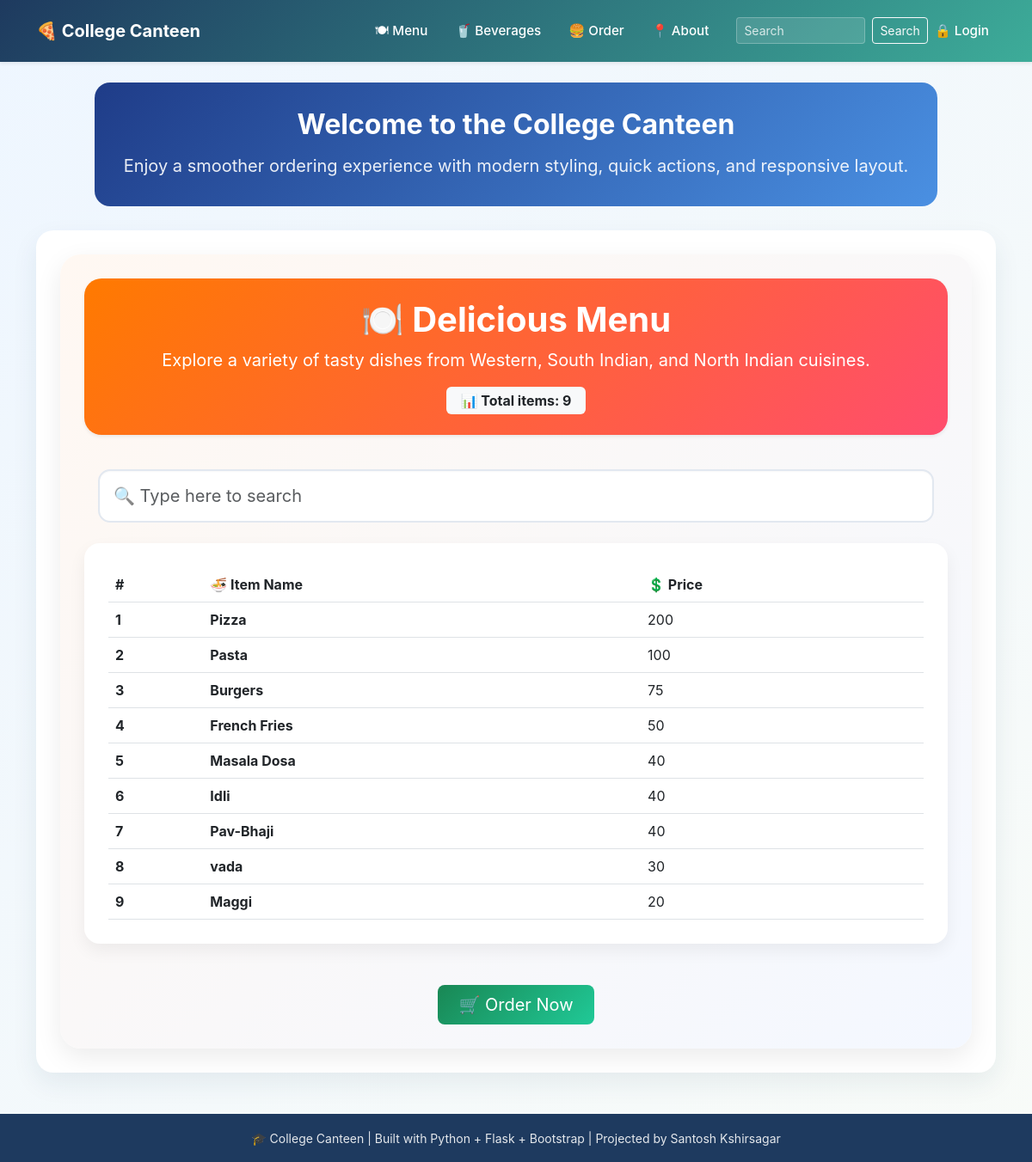
Before: /menu with the older database file.
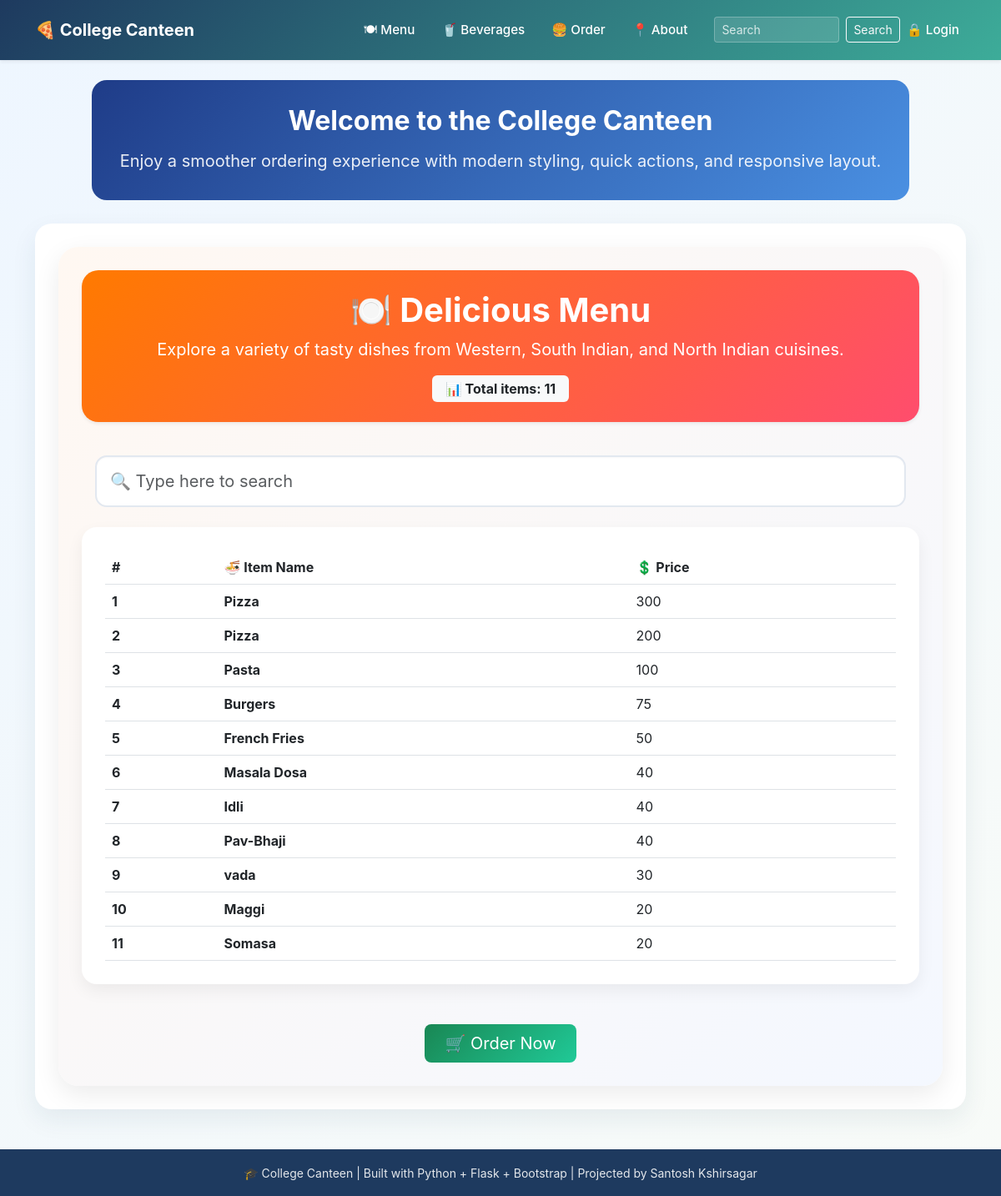
After: the same page with the newer database file.
### tables this page shows
CREATE TABLE menus
                 (id INTEGER PRIMARY KEY AUTOINCREMENT,
                 name TEXT NOT NULL,
                 price INTEGER NOT NULL);

### app.py (the view)
@app.route("/menu")
def menu():
    conn = get_db_menus()
    menus = conn.execute('SELECT * FROM menus ORDER BY price DESC').fetchall()
    conn.close()
    return render_template('menu.html', menus=menus)

### database.py (called while the page is built)
def get_db():
    conn = sqlite3.connect(DB_PATH)
    conn.row_factory = sqlite3.Row
    return conn

### templates/menu.html (shortened to what this page needs)
{% extends "base.html" %}
{% block content %}
<div class="menu-page card-hover">
  <div class="card hero-card shadow-sm mb-4">
    <div class="card-body text-center py-4">
      <h1 class="fw-bold mb-2">🍽️ Delicious Menu</h1>
      <p class="mb-0 fs-5">Explore a variety of tasty dishes from Western, South Indian, and North Indian cuisines.</p>
      <div class="mt-3">
        <span class="badge bg-light text-dark fs-6 px-3 py-2">📊 Total items: {{ menus|length }}</span>
      </div>
    </div>
  </div>
  <div class="card-hover p-3">
    <input type="text" id="searchInput" class="form-control form-control-lg search-box" placeholder="🔍 Type here to search">
  </div>
  <div class="card table-card">
    <div class="card-body card-hover">
      <table class="table table-hover mb-0 align-middle">
        <thead>
          <tr>
            <th scope="col">#</th>
            <th>🍜 Item Name</th>
            <th>💲 Price</th>
          </tr>
        </thead>
        <tbody id="tablebody">
          {% for item in menus %}
            <tr data-name="{{ item.name|lower }}">
              <th scope="row">{{ loop.index }}</th>
              <td class="fw-bold">{{ item.name }}</td>
              <td>{{ item.price }}</td>
            </tr>
          {% endfor %}
        </tbody>
      </table>
    </div>
  </div>
  <div class="text-center mt-5">
    <a href="{{ url_for('order') }}" class="btn btn-custom btn-lg px-4">🛒 Order Now</a>
  </div>
</div>
{% endblock %}

### templates/base.html (shortened to what this page needs)
<!DOCTYPE html>
<html lang="en">
<head>
    <link href="https://cdn.jsdelivr.net/npm/bootstrap@5.3.0/dist/css/bootstrap.min.css" rel="stylesheet">
</head>
<body>
    <nav class="navbar navbar-expand-lg navbar-dark shadow-sm">
        <div class="container">
            <a class="navbar-brand fw-bold fs-5" href="{{ url_for('home') }}">🍕 College Canteen</a>
            <div class="collapse navbar-collapse" id="mainNav">
                <div class="navbar-nav ms-auto align-items-center">
                    <a class="nav-link px-3" href="{{ url_for('menu') }}">🍽 Menu</a>
                    <a class="nav-link px-3" href="{{ url_for('beverages') }}">🥤 Beverages</a>
                    <a class="nav-link px-3" href="{{ url_for('order') }}">🍔 Order</a>
                    <a class="nav-link px-3" href="{{ url_for('about') }}">📍 About</a>
                    <form class="d-flex align-items-center ms-3 mt-3 mt-lg-0" action="{{ url_for('search') }}" method="GET">
                        <input class="form-control form-control-sm me-2" style="width: 150px;" type="search" placeholder="Search" name="q">
                        <button class="btn btn-outline-light btn-sm" type="submit">Search</button>
                    </form>
                    {% if session.name %}
                    <span class="nav-link px-2 py-1 text-white">👤 {{ session.name }}</span>
                    <a class="nav-link px-2 py-1" href="{{ url_for('logout') }}">🔓 Logout</a>
                    {% else %}
                    <a class="nav-link px-2 py-1" href="{{ url_for('login') }}">🔒 Login</a>
                    {% endif %}
                </div>
            </div>
        </div>
    </nav>
    <main class="page-shell">
        <div class="container mt-4 mb-5">
            <div class="hero-section text-center mx-auto" style="max-width: 980px;">
                <h1 class="hero-title fw-bold mb-3">Welcome to the College Canteen</h1>
                <p class="hero-subtitle fs-5 mb-0">Enjoy a smoother ordering experience with modern styling, quick actions, and responsive layout.</p>
            </div>
            <div class="content-card mt-4">
                <div class="card-body">
                    {% block content %}
                    {% endblock %}
                </div>
            </div>
        </div>
    </main>
    <footer class="footer-shell">
        <small>🎓 College Canteen | Built with Python + Flask + Bootstrap | Projected by Santosh Kshirsagar</small>
    </footer>
</body>
</html>

### templates/base.html (style rules this page uses)
:root { --brand: #1e3a5f; --brand-dark: #162d4a; --accent: #3dac99; --surface: #f7fbff; --surface-strong: #ffffff; }
html, body { min-height: 100%; }
body { margin: 0; background: linear-gradient(135deg, #eef6ff 0%, #f8fbf8 100%); color: #1d2540; font-family: Inter, system-ui, -apple-system, BlinkMacSystemFont, "Segoe UI", sans-serif; display: flex; flex-direction: column; }
.page-shell { flex: 1 0 auto; }
.navbar { min-height: 72px; background: linear-gradient(135deg, #1e3a5f 0%, #3dac99 100%); }
.navbar-brand, .nav-link, .navbar-toggler-icon { color: #ffffff !important; }
.nav-link { font-size: 0.95rem; font-weight: 500; }
.navbar .form-control { background: rgba(255, 255, 255, 0.12); border: 1px solid rgba(255, 255, 255, 0.25); color: #ffffff; }
.navbar .form-control::placeholder { color: rgba(255, 255, 255, 0.78); }
.hero-section { background: linear-gradient(135deg, #1f3c88 0%, #4a90e2 100%); color: white; border-radius: 18px; padding: 2rem 1.75rem; margin-bottom: 1.75rem; }
.hero-title { font-size: clamp(2rem, 2.5vw, 3rem); line-height: 1.05; }
.hero-subtitle { color: rgba(255, 255, 255, 0.9); }
.content-card { border: none; border-radius: 20px; background: var(--surface-strong); box-shadow: 0 12px 30px rgba(30, 58, 95, 0.08); overflow: hidden; }
.content-card .card-body { padding: 1.75rem; }
.card-hover { transition: transform 0.25s ease, box-shadow 0.25s ease, border-color 0.25s ease; }
.footer-shell { flex-shrink: 0; background-color: var(--brand); color: white; text-align: center; padding: 1rem 0; }
.footer-shell small { opacity: 0.88; }

### templates/menu.html (style rules this page uses)
.menu-page { background: linear-gradient(135deg, #fff8f2 0%, #f4f8ff 100%); border-radius: 24px; padding: 28px; box-shadow: 0 10px 30px rgba(0, 0, 0, 0.08); }
.hero-card { background: linear-gradient(135deg, #ff7a00 0%, #ff4d6d 100%); color: white; border: none; border-radius: 20px; }
.search-box { border-radius: 14px; border: 2px solid #e2e8f0; padding: 14px 16px; box-shadow: inset 0 1px 2px rgba(0,0,0,0.03); }
.table-card { border: none; border-radius: 18px; overflow: hidden; box-shadow: 0 8px 20px rgba(0, 0, 0, 0.06); }
.table thead { background: linear-gradient(135deg, #0d6efd 0%, #4f46e5 100%); color: white; }
.btn-custom { background: linear-gradient(135deg, #198754 0%, #20c997 100%); color: white; border: none; transition: transform 0.2s ease, box-shadow 0.2s ease; }

Changed rows visible on the page:
added menus: name "Pizza", price "300"
added menus: name "Somasa", price "20"
Other visible differences:
{{ menus|length }}: "9" → "11"
